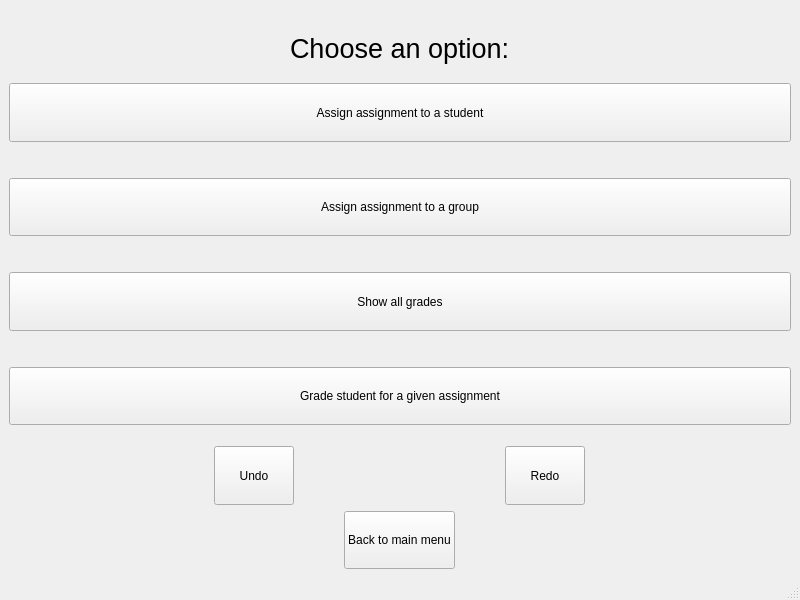
<?xml version="1.0" encoding="UTF-8"?>
<ui version="4.0">
 <class>MainWindow</class>
 <widget class="QMainWindow" name="MainWindow">
  <property name="geometry">
   <rect>
    <x>0</x>
    <y>0</y>
    <width>800</width>
    <height>600</height>
   </rect>
  </property>
  <property name="windowTitle">
   <string>MainWindow</string>
  </property>
  <widget class="QWidget" name="centralwidget">
   <layout class="QVBoxLayout" name="verticalLayout_2">
    <item>
     <layout class="QVBoxLayout" name="verticalLayout">
      <item>
       <spacer name="verticalSpacer_5">
        <property name="orientation">
         <enum>Qt::Vertical</enum>
        </property>
        <property name="sizeType">
         <enum>QSizePolicy::Maximum</enum>
        </property>
        <property name="sizeHint" stdset="0">
         <size>
          <width>20</width>
          <height>10</height>
         </size>
        </property>
       </spacer>
      </item>
      <item alignment="Qt::AlignHCenter">
       <widget class="QLabel" name="label">
        <property name="sizePolicy">
         <sizepolicy hsizetype="Maximum" vsizetype="Preferred">
          <horstretch>0</horstretch>
          <verstretch>0</verstretch>
         </sizepolicy>
        </property>
        <property name="font">
         <font>
          <pointsize>20</pointsize>
         </font>
        </property>
        <property name="text">
         <string>Choose an option:</string>
        </property>
       </widget>
      </item>
      <item>
       <widget class="QPushButton" name="assign_student">
        <property name="sizePolicy">
         <sizepolicy hsizetype="Minimum" vsizetype="Minimum">
          <horstretch>50</horstretch>
          <verstretch>0</verstretch>
         </sizepolicy>
        </property>
        <property name="baseSize">
         <size>
          <width>0</width>
          <height>0</height>
         </size>
        </property>
        <property name="text">
         <string>Assign assignment to a student</string>
        </property>
       </widget>
      </item>
      <item>
       <spacer name="verticalSpacer_2">
        <property name="orientation">
         <enum>Qt::Vertical</enum>
        </property>
        <property name="sizeType">
         <enum>QSizePolicy::Fixed</enum>
        </property>
        <property name="sizeHint" stdset="0">
         <size>
          <width>20</width>
          <height>30</height>
         </size>
        </property>
       </spacer>
      </item>
      <item>
       <widget class="QPushButton" name="assign_group">
        <property name="sizePolicy">
         <sizepolicy hsizetype="Minimum" vsizetype="Minimum">
          <horstretch>0</horstretch>
          <verstretch>0</verstretch>
         </sizepolicy>
        </property>
        <property name="text">
         <string>Assign assignment to a group</string>
        </property>
       </widget>
      </item>
      <item>
       <spacer name="verticalSpacer">
        <property name="orientation">
         <enum>Qt::Vertical</enum>
        </property>
        <property name="sizeType">
         <enum>QSizePolicy::Maximum</enum>
        </property>
        <property name="sizeHint" stdset="0">
         <size>
          <width>20</width>
          <height>30</height>
         </size>
        </property>
       </spacer>
      </item>
      <item>
       <widget class="QPushButton" name="show_grades">
        <property name="sizePolicy">
         <sizepolicy hsizetype="Minimum" vsizetype="Minimum">
          <horstretch>0</horstretch>
          <verstretch>0</verstretch>
         </sizepolicy>
        </property>
        <property name="maximumSize">
         <size>
          <width>16777215</width>
          <height>16777215</height>
         </size>
        </property>
        <property name="text">
         <string>Show all grades</string>
        </property>
       </widget>
      </item>
      <item>
       <spacer name="verticalSpacer_3">
        <property name="orientation">
         <enum>Qt::Vertical</enum>
        </property>
        <property name="sizeType">
         <enum>QSizePolicy::Fixed</enum>
        </property>
        <property name="sizeHint" stdset="0">
         <size>
          <width>20</width>
          <height>30</height>
         </size>
        </property>
       </spacer>
      </item>
      <item>
       <widget class="QPushButton" name="grade_student">
        <property name="sizePolicy">
         <sizepolicy hsizetype="Minimum" vsizetype="Minimum">
          <horstretch>0</horstretch>
          <verstretch>0</verstretch>
         </sizepolicy>
        </property>
        <property name="text">
         <string>Grade student for a given assignment</string>
        </property>
       </widget>
      </item>
      <item>
       <spacer name="verticalSpacer_4">
        <property name="orientation">
         <enum>Qt::Vertical</enum>
        </property>
        <property name="sizeType">
         <enum>QSizePolicy::Fixed</enum>
        </property>
        <property name="sizeHint" stdset="0">
         <size>
          <width>20</width>
          <height>15</height>
         </size>
        </property>
       </spacer>
      </item>
      <item>
       <layout class="QHBoxLayout" name="horizontalLayout_3">
        <item>
         <widget class="QPushButton" name="undo">
          <property name="sizePolicy">
           <sizepolicy hsizetype="Fixed" vsizetype="Minimum">
            <horstretch>0</horstretch>
            <verstretch>0</verstretch>
           </sizepolicy>
          </property>
          <property name="text">
           <string>Undo</string>
          </property>
         </widget>
        </item>
        <item>
         <widget class="QPushButton" name="redo">
          <property name="sizePolicy">
           <sizepolicy hsizetype="Fixed" vsizetype="Minimum">
            <horstretch>0</horstretch>
            <verstretch>0</verstretch>
           </sizepolicy>
          </property>
          <property name="text">
           <string>Redo</string>
          </property>
         </widget>
        </item>
       </layout>
      </item>
      <item>
       <layout class="QHBoxLayout" name="horizontalLayout_2">
        <item>
         <widget class="QPushButton" name="back">
          <property name="sizePolicy">
           <sizepolicy hsizetype="Fixed" vsizetype="Minimum">
            <horstretch>0</horstretch>
            <verstretch>0</verstretch>
           </sizepolicy>
          </property>
          <property name="text">
           <string>Back to main menu</string>
          </property>
         </widget>
        </item>
       </layout>
      </item>
     </layout>
    </item>
   </layout>
  </widget>
  <widget class="QMenuBar" name="menubar">
   <property name="geometry">
    <rect>
     <x>0</x>
     <y>0</y>
     <width>800</width>
     <height>22</height>
    </rect>
   </property>
  </widget>
  <widget class="QStatusBar" name="statusbar"/>
 </widget>
 <resources/>
 <connections/>
</ui>
